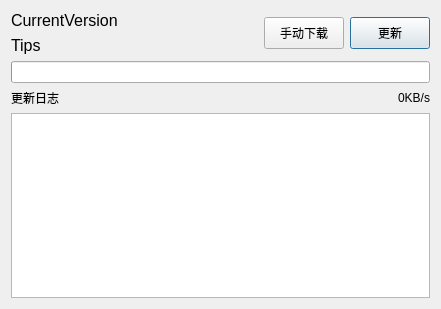
<?xml version="1.0" encoding="UTF-8"?>
<ui version="4.0">
 <class>UpdateDialog</class>
 <widget class="QDialog" name="UpdateDialog">
  <property name="geometry">
   <rect>
    <x>0</x>
    <y>0</y>
    <width>441</width>
    <height>309</height>
   </rect>
  </property>
  <property name="sizePolicy">
   <sizepolicy hsizetype="Preferred" vsizetype="Minimum">
    <horstretch>0</horstretch>
    <verstretch>0</verstretch>
   </sizepolicy>
  </property>
  <property name="windowTitle">
   <string>检查更新</string>
  </property>
  <layout class="QVBoxLayout" name="verticalLayout">
   <item>
    <widget class="QWidget" name="widget_2" native="true">
     <layout class="QHBoxLayout" name="horizontalLayout">
      <property name="leftMargin">
       <number>0</number>
      </property>
      <property name="topMargin">
       <number>0</number>
      </property>
      <property name="rightMargin">
       <number>0</number>
      </property>
      <property name="bottomMargin">
       <number>0</number>
      </property>
      <item>
       <widget class="QWidget" name="widget" native="true">
        <layout class="QGridLayout" name="gridLayout">
         <property name="leftMargin">
          <number>0</number>
         </property>
         <property name="topMargin">
          <number>0</number>
         </property>
         <property name="rightMargin">
          <number>0</number>
         </property>
         <property name="bottomMargin">
          <number>0</number>
         </property>
         <item row="0" column="0">
          <widget class="QLabel" name="labelCurrentVersion">
           <property name="sizePolicy">
            <sizepolicy hsizetype="Preferred" vsizetype="Fixed">
             <horstretch>0</horstretch>
             <verstretch>0</verstretch>
            </sizepolicy>
           </property>
           <property name="font">
            <font>
             <family>Arial</family>
             <pointsize>12</pointsize>
            </font>
           </property>
           <property name="text">
            <string>&lt;html&gt;&lt;head/&gt;&lt;body&gt;&lt;p&gt;&lt;span style=&quot; font-size:12pt;&quot;&gt;CurrentVersion&lt;/span&gt;&lt;/p&gt;&lt;/body&gt;&lt;/html&gt;</string>
           </property>
          </widget>
         </item>
         <item row="2" column="0">
          <widget class="QLabel" name="labelTips">
           <property name="sizePolicy">
            <sizepolicy hsizetype="Preferred" vsizetype="Fixed">
             <horstretch>0</horstretch>
             <verstretch>0</verstretch>
            </sizepolicy>
           </property>
           <property name="font">
            <font>
             <family>Arial</family>
             <pointsize>12</pointsize>
            </font>
           </property>
           <property name="text">
            <string>&lt;html&gt;&lt;head/&gt;&lt;body&gt;&lt;p&gt;&lt;span style=&quot; font-size:12pt;&quot;&gt;Tips&lt;/span&gt;&lt;/p&gt;&lt;/body&gt;&lt;/html&gt;</string>
           </property>
          </widget>
         </item>
        </layout>
       </widget>
      </item>
      <item>
       <widget class="QPushButton" name="pushButtonDownloadManual">
        <property name="sizePolicy">
         <sizepolicy hsizetype="Fixed" vsizetype="Fixed">
          <horstretch>0</horstretch>
          <verstretch>0</verstretch>
         </sizepolicy>
        </property>
        <property name="minimumSize">
         <size>
          <width>0</width>
          <height>32</height>
         </size>
        </property>
        <property name="text">
         <string>手动下载</string>
        </property>
        <property name="iconSize">
         <size>
          <width>16</width>
          <height>16</height>
         </size>
        </property>
        <property name="autoDefault">
         <bool>false</bool>
        </property>
        <property name="flat">
         <bool>false</bool>
        </property>
       </widget>
      </item>
      <item>
       <widget class="QPushButton" name="pushButtonDownload">
        <property name="sizePolicy">
         <sizepolicy hsizetype="Fixed" vsizetype="Fixed">
          <horstretch>0</horstretch>
          <verstretch>0</verstretch>
         </sizepolicy>
        </property>
        <property name="minimumSize">
         <size>
          <width>0</width>
          <height>32</height>
         </size>
        </property>
        <property name="text">
         <string>更新</string>
        </property>
        <property name="iconSize">
         <size>
          <width>16</width>
          <height>16</height>
         </size>
        </property>
        <property name="default">
         <bool>false</bool>
        </property>
        <property name="flat">
         <bool>false</bool>
        </property>
       </widget>
      </item>
     </layout>
    </widget>
   </item>
   <item>
    <widget class="QProgressBar" name="progressBar">
     <property name="value">
      <number>0</number>
     </property>
     <property name="textVisible">
      <bool>false</bool>
     </property>
    </widget>
   </item>
   <item>
    <widget class="QWidget" name="widget_3" native="true">
     <layout class="QHBoxLayout" name="horizontalLayout_2">
      <property name="leftMargin">
       <number>0</number>
      </property>
      <property name="topMargin">
       <number>0</number>
      </property>
      <property name="rightMargin">
       <number>0</number>
      </property>
      <property name="bottomMargin">
       <number>0</number>
      </property>
      <item>
       <widget class="QLabel" name="labelChangeLog">
        <property name="font">
         <font>
          <family>Arial</family>
         </font>
        </property>
        <property name="text">
         <string>&lt;html&gt;&lt;head/&gt;&lt;body&gt;&lt;p&gt;更新日志&lt;/p&gt;&lt;/body&gt;&lt;/html&gt;</string>
        </property>
       </widget>
      </item>
      <item>
       <widget class="QLabel" name="labelDownloadSpeed">
        <property name="sizePolicy">
         <sizepolicy hsizetype="Maximum" vsizetype="Preferred">
          <horstretch>0</horstretch>
          <verstretch>0</verstretch>
         </sizepolicy>
        </property>
        <property name="text">
         <string>0KB/s</string>
        </property>
       </widget>
      </item>
     </layout>
    </widget>
   </item>
   <item>
    <widget class="QTextEdit" name="textEditChangeLog">
     <property name="font">
      <font>
       <family>Arial</family>
       <pointsize>11</pointsize>
      </font>
     </property>
     <property name="readOnly">
      <bool>true</bool>
     </property>
     <property name="markdown">
      <string/>
     </property>
     <property name="html">
      <string>&lt;!DOCTYPE HTML PUBLIC &quot;-//W3C//DTD HTML 4.0//EN&quot; &quot;http://www.w3.org/TR/REC-html40/strict.dtd&quot;&gt;
&lt;html&gt;&lt;head&gt;&lt;meta name=&quot;qrichtext&quot; content=&quot;1&quot; /&gt;&lt;style type=&quot;text/css&quot;&gt;
p, li { white-space: pre-wrap; }
&lt;/style&gt;&lt;/head&gt;&lt;body style=&quot; font-family:'Arial'; font-size:11pt; font-weight:400; font-style:normal;&quot;&gt;
&lt;p style=&quot;-qt-paragraph-type:empty; margin-top:0px; margin-bottom:0px; margin-left:0px; margin-right:0px; -qt-block-indent:0; text-indent:0px; font-family:'SimSun'; font-size:9pt;&quot;&gt;&lt;br /&gt;&lt;/p&gt;&lt;/body&gt;&lt;/html&gt;</string>
     </property>
    </widget>
   </item>
  </layout>
 </widget>
 <resources/>
 <connections/>
</ui>
